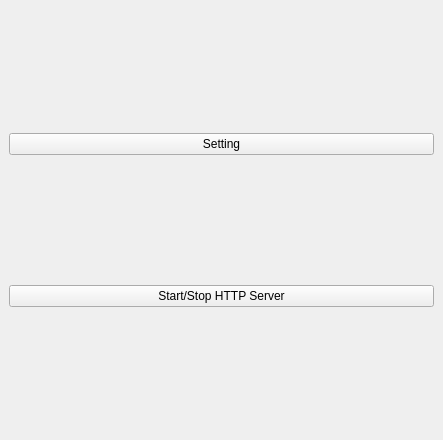
<?xml version="1.0" encoding="UTF-8"?>
<ui version="4.0">
 <class>TranslateDockWidget</class>
 <widget class="QDockWidget" name="TranslateDockWidget">
  <property name="geometry">
   <rect>
    <x>0</x>
    <y>0</y>
    <width>443</width>
    <height>440</height>
   </rect>
  </property>
  <property name="windowTitle">
   <string>PolyGlot Translation</string>
  </property>
  <widget class="QWidget" name="dockWidgetContents">
   <layout class="QVBoxLayout" name="verticalLayout">
    <item>
     <widget class="QPushButton" name="settings">
      <property name="text">
       <string>Setting</string>
      </property>
     </widget>
    </item>
    <item>
     <widget class="QPushButton" name="startStopHTTPServer">
      <property name="text">
       <string>Start/Stop HTTP Server</string>
      </property>
      <property name="checkable">
       <bool>true</bool>
      </property>
     </widget>
    </item>
   </layout>
  </widget>
 </widget>
 <resources/>
 <connections/>
</ui>
